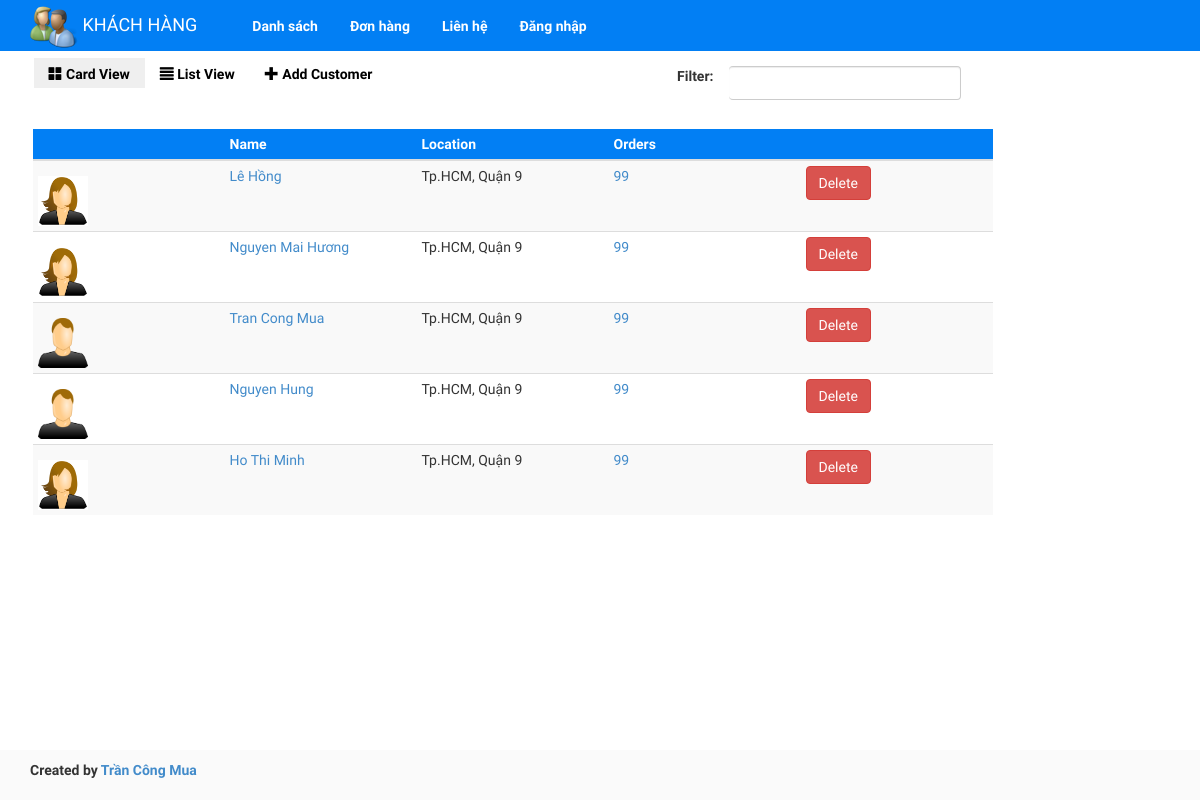
Page /customer.php?view=list on the committed database.
### tables this page shows
CREATE TABLE IF NOT EXISTS `Customers` (
  `id` int(11) NOT NULL,
  `fname` varchar(20) DEFAULT NULL,
  `lname` varchar(30) DEFAULT NULL,
  `gender` varchar(10) DEFAULT NULL,
  `email` varchar(30) DEFAULT NULL,
  `address` varchar(100) DEFAULT NULL,
  `city` varchar(100) DEFAULT NULL,
  `state` varchar(100) DEFAULT NULL,
  `zip` varchar(10) DEFAULT NULL
);

### Partial/listcustomer.php (the view)
<div class="row gridContainer customersTable show-hide-animation" >
                <div class="col-md-10">
                    <div>
                        <table class="table table-striped table-condensed">
                            <thead>
                                <tr>
                                    <th>&nbsp;</th>
                                    <th >Name</th>
                                    <th >Location</th>
                                    <th >Orders</th>
                                    <th>&nbsp;</th>
                                </tr>
                            </thead>
                            <tbody>
                            <?php
								$db = new PDO('mysql:host=localhost;dbname=customer','root','');
								$sql = "select * from customers";
								$result = $db->query($sql);
								while ($child = $result->fetch(PDO::FETCH_ASSOC)){
									echo'<tr class="repeat-animation">
                                <td><a href="customeredit"><img src="Content/images/'.$child['gender'].'.png" class="cardImage" alt="Customer Image" /></a></td>
                                <td><a href="Editcustomer">'.$child['lname'].' '.$child['fname'].'</a></td>
                                <td>Tp.HCM, Quận 9 </td>
                                <td>
                                    <a href="customerorder" class="btn-link">
                                        99
                                        <span>
                                        </span>
                                    </a>
                                </td>
                                <td><a href="xlcustomer/xlxoa.php?id='.$child['id'].'"><button class="btn btn-danger" " >Delete</button></a></td>
                             </tr>';
								}
							?>
                            </tbody>
                        </table>
                    </div>
                </div>
            </div>

### Content/styles.css (style rules this page uses)
html { overflow-y: scroll; overflow-x: hidden; }
body { font-family: 'Roboto' }
.cardImage { height:50px;width:50px;margin-top:10px; }
.orders th, .customers th { width:20%; cursor: pointer; }
.ordersTable tr:first-child th, .customersTable tr:first-child th { background-color: #027FF4; color: #fff; font-weight: bold; }
.gridContainer td { vertical-align: middle; }
.gridContainer div { padding-left: 0px; }

### rows in the picture
customers: gender (picture), lname "Lê", fname "Hồng"
customers: gender (picture), lname "Nguyen Mai", fname "Hương"
customers: gender (picture), lname "Tran Cong", fname "Mua"
customers: gender (picture), lname "Nguyen", fname "Hung"
customers: gender (picture), lname "Ho Thi", fname "Minh"
